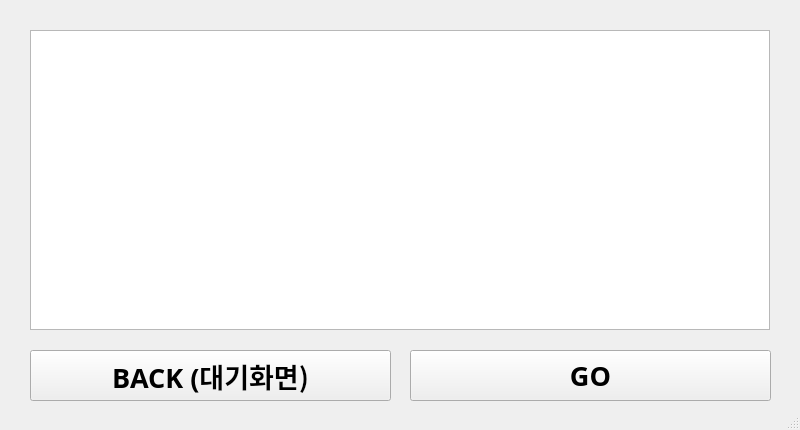
<?xml version="1.0" encoding="UTF-8"?>
<ui version="4.0">
 <class>MainWindow</class>
 <widget class="QMainWindow" name="MainWindow">
  <property name="geometry">
   <rect>
    <x>0</x>
    <y>0</y>
    <width>800</width>
    <height>430</height>
   </rect>
  </property>
  <property name="maximumSize">
   <size>
    <width>800</width>
    <height>430</height>
   </size>
  </property>
  <property name="cursor">
   <cursorShape>CrossCursor</cursorShape>
  </property>
  <property name="windowTitle">
   <string>MainWindow</string>
  </property>
  <widget class="QWidget" name="centralwidget">
   <widget class="QPushButton" name="GObtn">
    <property name="geometry">
     <rect>
      <x>410</x>
      <y>350</y>
      <width>361</width>
      <height>51</height>
     </rect>
    </property>
    <property name="font">
     <font>
      <family>HU담은고딕 160</family>
      <pointsize>20</pointsize>
      <weight>75</weight>
      <bold>true</bold>
     </font>
    </property>
    <property name="text">
     <string>GO</string>
    </property>
   </widget>
   <widget class="QPushButton" name="BACKbtn">
    <property name="geometry">
     <rect>
      <x>30</x>
      <y>350</y>
      <width>361</width>
      <height>51</height>
     </rect>
    </property>
    <property name="font">
     <font>
      <family>HU담은고딕 160</family>
      <pointsize>20</pointsize>
      <weight>75</weight>
      <bold>true</bold>
     </font>
    </property>
    <property name="text">
     <string>BACK (대기화면)</string>
    </property>
   </widget>
   <widget class="QTableWidget" name="goodstableWidget">
    <property name="geometry">
     <rect>
      <x>30</x>
      <y>30</y>
      <width>740</width>
      <height>300</height>
     </rect>
    </property>
    <property name="font">
     <font>
      <pointsize>15</pointsize>
      <weight>75</weight>
      <bold>true</bold>
     </font>
    </property>
    <property name="cursor" stdset="0">
     <cursorShape>CrossCursor</cursorShape>
    </property>
    <property name="autoFillBackground">
     <bool>false</bool>
    </property>
    <property name="editTriggers">
     <set>QAbstractItemView::NoEditTriggers</set>
    </property>
    <property name="dragDropOverwriteMode">
     <bool>false</bool>
    </property>
    <property name="rowCount">
     <number>0</number>
    </property>
    <property name="columnCount">
     <number>4</number>
    </property>
    <attribute name="horizontalHeaderVisible">
     <bool>false</bool>
    </attribute>
    <attribute name="horizontalHeaderDefaultSectionSize">
     <number>100</number>
    </attribute>
    <attribute name="horizontalHeaderShowSortIndicator" stdset="0">
     <bool>false</bool>
    </attribute>
    <attribute name="horizontalHeaderStretchLastSection">
     <bool>true</bool>
    </attribute>
    <attribute name="verticalHeaderDefaultSectionSize">
     <number>100</number>
    </attribute>
    <attribute name="verticalHeaderShowSortIndicator" stdset="0">
     <bool>false</bool>
    </attribute>
    <column/>
    <column/>
    <column/>
    <column/>
   </widget>
  </widget>
  <widget class="QStatusBar" name="statusbar">
   <property name="cursor">
    <cursorShape>UpArrowCursor</cursorShape>
   </property>
  </widget>
 </widget>
 <resources/>
 <connections/>
</ui>
